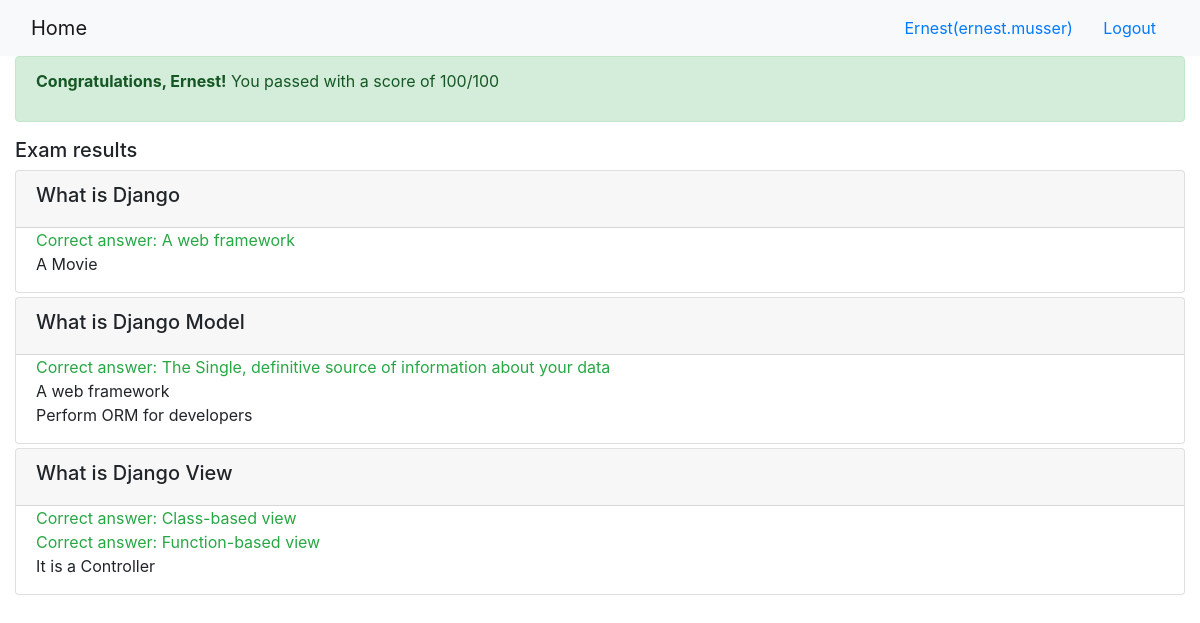
/onlinecourse/course/1/submission/1/result/ (signed in), run on the app's committed database.
### onlinecourse/models.py (models this page shows, shortened)
class Question(models.Model):
    course = models.ForeignKey(Course, on_delete=models.CASCADE)
    question_text = models.CharField(max_length=200, default="Type your quesiton here.")
    grade = models.IntegerField(default=0)
    def __str__(self):
        return self.question_text

class Choice(models.Model):
    question = models.ForeignKey(Question, on_delete=models.CASCADE)
    choice_text = models.CharField(max_length=100)
    is_correct  = models.BooleanField(default=False)
    def __str__(self):
        return self.choice_text

### onlinecourse/views.py (the view)
# urls.py: path('course/<int:course_id>/submission/<int:submission_id>/result/', views.show_exam_result, name='exam_result'),
def show_exam_result(request, course_id, submission_id):
    context = {}
    course = get_object_or_404(Course, pk=course_id)
    submission = Submission.objects.get(id=submission_id)
    choices = submission.choices.all()
    total_score = 0
    for choice in choices:
        if choice.is_correct:
            total_score += choice.question.grade
        else:
            total_score -= choice.question.grade
    context['course'] = course
    context['grade'] = total_score
    context['choices'] = choices
    return render(request, 'onlinecourse/exam_result_bootstrap.html', context)

### onlinecourse/templates/onlinecourse/exam_result_bootstrap.html (shortened to what this page needs)
<!DOCTYPE html>
<html lang="en">
<head>
    {% load static %}
    <link rel="stylesheet" href="https://maxcdn.bootstrapcdn.com/bootstrap/4.5.2/css/bootstrap.min.css">
</head>
<body>
 <nav class="navbar navbar-light bg-light">
    <div class="container-fluid">
        <div class="navbar-header">
              <a class="navbar-brand" href="{% url 'onlinecourse:index' %}">Home</a>
        </div>
        <ul class="nav navbar-nav navbar-right">
            {% if user.is_authenticated %}
            <li>
                <a class="btn btn-link" href="#">{{ user.first_name }}({{ user.username }})</a>
                <a class="btn btn-link" href="{% url 'onlinecourse:logout' %}">Logout</a>
            </li>
            {% endif %}
        </ul>
    </div>
</nav>
<div class="container-fluid">
    {% if grade > 80 %}
    <div class="alert alert-success">
       <div>
           <p><strong>Congratulations, {{user.first_name}}!</strong> You passed with a score of {{grade}}/100</p>
       </div>
    </div>
        {% else %}
        <div class="alert alert-danger">
            <p><strong>Failed</strong>  Sorry {{user.first_name}}, you failed with a score of {{grade}}/100</p>
        </div>
        <a class="btn btn-link text-danger" href="{% url 'onlinecourse:course_details' course.id %}">Re-test</a>
        {% endif %}
        <div class="card-columns-vertical mt-1">
        <h5 class="">Exam results</h5>
            {% for question in course.question_set.all %}
            <div class="card mt-1">
                <div class="card-header"><h5>{{ question }}</h5></div>
                <div class="form-group">
                    {% for choice in question.choice_set.all %}
                    <div class="form-check">
                        {% if choice.is_correct and choice in choices %}
                        <div class="text-success">Correct answer: {{ choice }}</div>
                        {% else %}{% if choice.is_correct and not choice in choices %}
                        <div class="text-warning">Not selected: {{ choice }}</div>
                        {% else %}{% if not choice.is_correct and choice in choices %}
                        <div class="text-danger">Wrong answer: {{ choice }} -25pts</div>
                        {% else %}
                        <div>{{ choice }}</div>
                        {% endif %}{% endif %}{% endif %}
                    </div>
                    {% endfor %}
                </div>
            </div>
            {% endfor %}
        </div>
    </div>
</body>
</html>

### data on the page
Question: question_text "What is Django"
Choice: choice_text "A web framework"
Choice: choice_text "A Movie"
Question: question_text "What is Django Model"
Choice: choice_text "The Single, definitive source of information about your data"
Choice: choice_text "A web framework"
Choice: choice_text "Perform ORM for developers"
Question: question_text "What is Django View"
Choice: choice_text "Class-based view"
Choice: choice_text "Function-based view"
Choice: choice_text "It is a Controller"

### other printed values
{{ user.first_name }} "Ernest"
{{ user.username }} "ernest.musser"
{{ grade }} "100"
